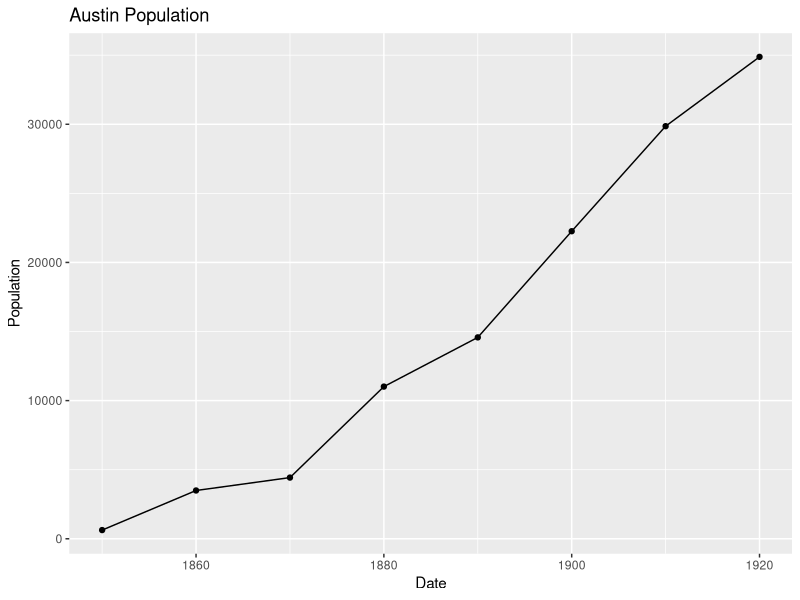
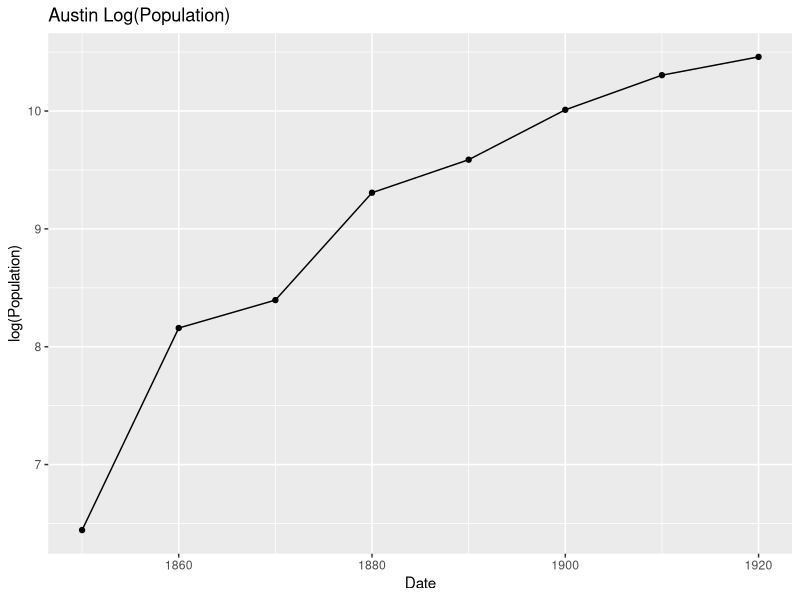
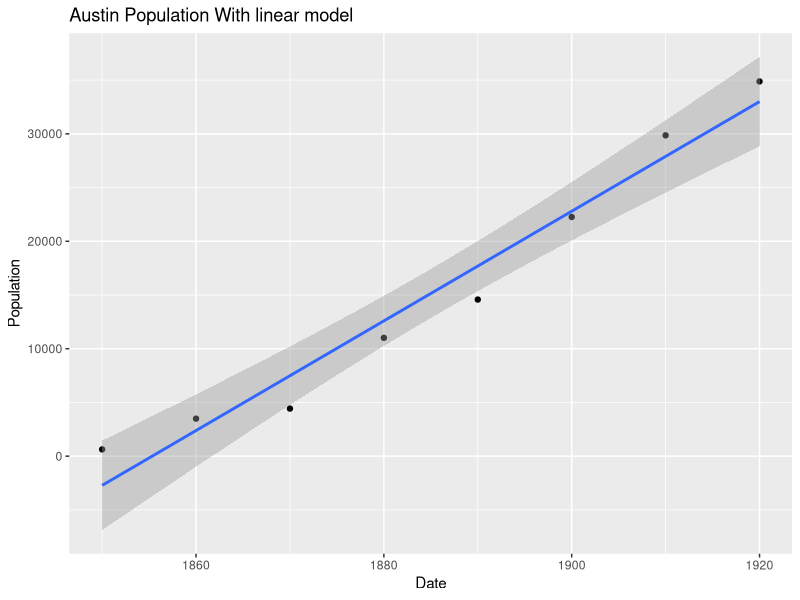
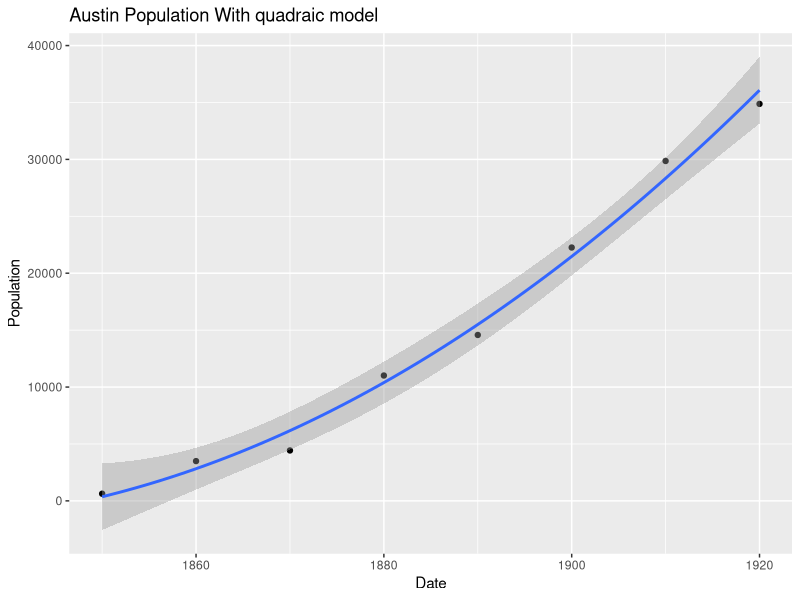
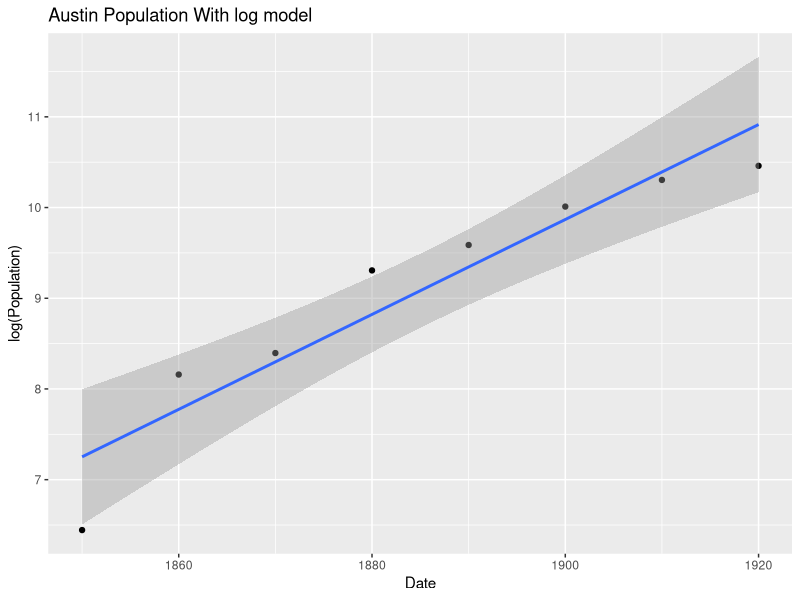

Write R code to recreate these figures, in order.
library(ggplot2)

getwd()
setwd("C:/Users/nick/Documents/GitHub/Math489")

austin <- read.csv("ausmodeldata.csv")

ggplot(data = austin, aes(x = Date, y = Population)) +
  geom_point() +
  geom_line() +
  ggtitle("Austin Population")

ggplot(data = austin, aes(x = Date, y = log(Population))) +
  geom_point() +
  geom_line() +
  ggtitle("Austin Log(Population)")

lmfit <- lm(austin$Date ~ austin$Population)
quadfit <- lm(austin$Date ~ austin$Population + I(austin$Population^2))
logfit <- lm(log(austin$Date) ~ austin$Population)

ggplot(data = austin, aes(x = Date, y = Population)) +
  geom_point() +
  stat_smooth(method = "lm", formula = y~x) +
  ggtitle("Austin Population With linear model")

ggplot(data = austin, aes(x = Date, y = Population)) +
  geom_point() +
  stat_smooth(method = "lm", formula = y~ x + I(x^2)) +
  ggtitle("Austin Population With quadraic model")


ggplot(data = austin, aes(x = Date, y = log(Population))) +
  geom_point() +
  stat_smooth(method = "lm", formula = y~ x) +
  ggtitle("Austin Population With log model")



